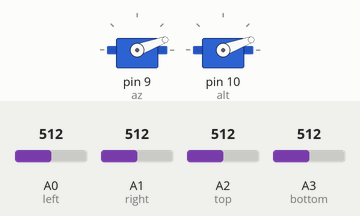
A sketch run on a simulated Arduino Uno, built with avr-gcc and run on an emulated ATmega328P. Shown: 2 × servo. Inputs (shaded band) come from the test bench; at power-on: A0 (left) = 512, A1 (right) = 512, A2 (top) = 512, A3 (bottom) = 512. What the sketch prints to the serial monitor is not drawn.

Above: at 2.2 s.
2.3 s: A0 (left) set to 529
At 4.3 s:
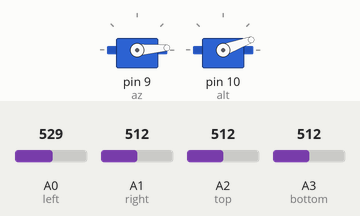
5.3 s: A1 (right) set to 528
At 6.0 s:
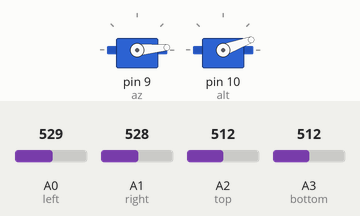
6.8 s: A1 (right) set to 552
At 9.26 s:
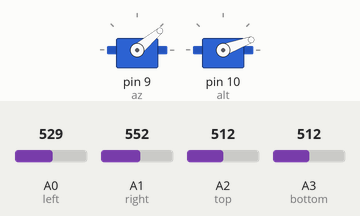
9.8 s: A2 (top) set to 533
At 10.68 s:
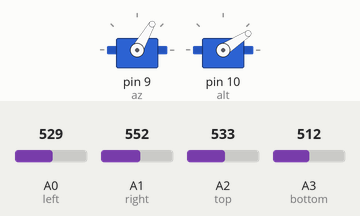
12.8 s: A3 (bottom) set to 716
15.8 s: A0 (left) set to 716
Timing chart, 0 to 22.7 s (numbered marks = the images above; inputs shaded):
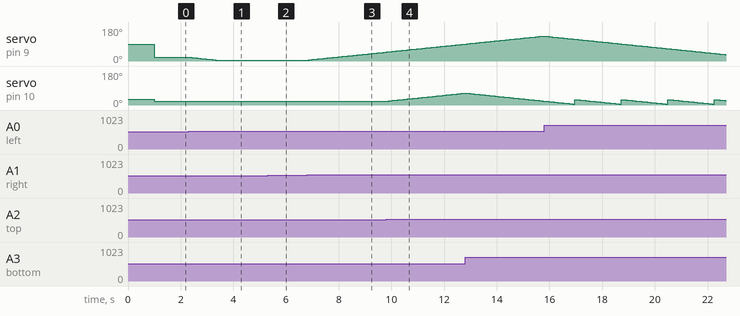

The sketch:

2.ino
```cpp
#include<Servo.h>

Servo alt, az; // Defenir les variable des tensions controlant le servo.
int alt_Deg, az_Deg;  // Les angles des servo en degre.
const byte left=A0, right=A1, top=A2, bottom=A3;  // Introduire les pins des diviseurs de tension controle par les LDRs.
int L_value, R_value, T_value, B_value; // La valeur des diviseurs de tension causé par les LDRs.

int x,y;

void setup()
{
  Serial.begin(9600);
  az.attach(9);  // C'est le pin du servo controlant le mouvement horizental.
  alt.attach(10); // C'est le pin du servo controlant le mouvement vertical.

  // initialisation du servo to a une position initiale (90,30).
  Serial.println("SETTING UP SERVO");
  alt_Deg=20; az_Deg=20;
  az.write(90);
  alt.write(30);
  delay(1000);
}

void loop() {
  // Impose les variation maximale des servo par mesure de securite.
  if(az_Deg<=5)
    az_Deg=5;
  if(az_Deg>=175)
    az_Deg=175;
  if(alt_Deg<=5)
    alt_Deg=30;
  if(alt_Deg>=150)
    alt_Deg=150;

  // Lecture des valeurs de tension des pont des LDRs.
  L_value=analogRead(left);
  R_value=analogRead(right);
  T_value=analogRead(top);
  B_value=analogRead(bottom);

  // Identifier les différence de tension de sorte de trouve la luminaunité la plus importante.
  x=L_value-R_value;
  y=B_value-T_value;

  // La variation de position si la résolution est de 10.
  if(x<-7)
    az_Deg+=1;
  if(x>7)
    az_Deg-=1;
  if(y<-7)
    alt_Deg+=1;
  if(y>7)
    alt_Deg-=1;
  az.write(az_Deg);
  alt.write(alt_Deg);
  delay(70); // S'il retrouve bien la position optimale sinon il reprend l'algorithme.
}
```

Measured:
- the behaviour switches between 519 and 520 on A0 (left) (found by bisection; images 0 and 1)
- the behaviour switches between 536 and 537 on A1 (right) (found by bisection; images 2 and 3)
- the behaviour switches between 519 and 520 on A2 (top) (found by bisection; images 3 and 4)
- after the input at 2.3 s, servo on pin 9 (az): moves from 20° to 4° over 1.1 s, starting at once
- after the input at 5.3 s, servo on pin 9 (az): 4° → 5° at once
- after the input at 6.8 s, servo on pin 9 (az): moves from 5° to 47° over 2.9 s, starting after 0.06 s
- after the input at 9.8 s, servo on pin 10 (alt): moves from 20° to 63° over 3.0 s, starting at once
